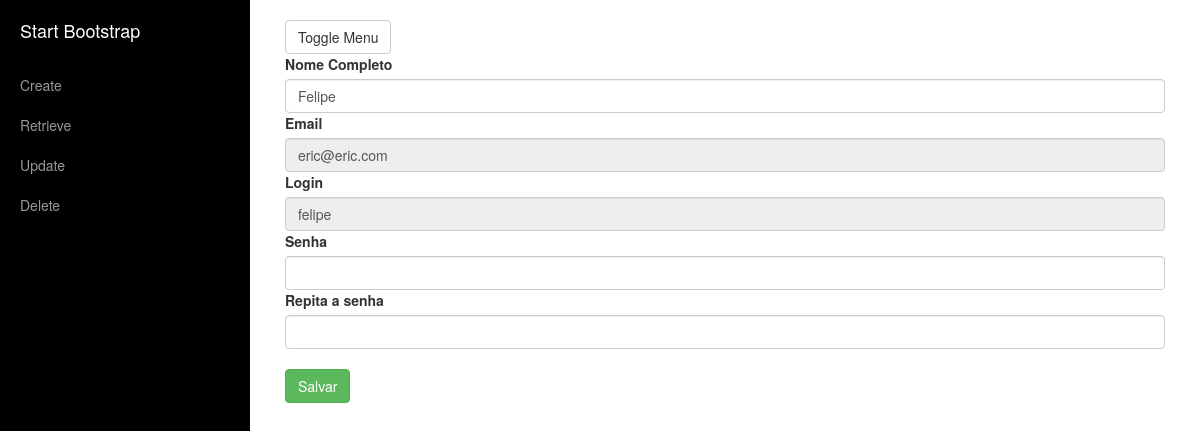
The page /crud/update/1 on the database its author committed.
### tables this page shows
CREATE TABLE IF NOT EXISTS `curso_ci` (
`id` int(11) NOT NULL,
  `nome` varchar(50) NOT NULL,
  `email` varchar(50) NOT NULL,
  `login` varchar(25) NOT NULL,
  `senha` varchar(32) NOT NULL
);

### application/views/crud.php (called while the page is built)
<?php
$this->load->view('includes/header');
$this->load->view('includes/menu');
if ($tela != '')
    $this->load->view('telas/' . $tela);
$this->load->view('includes/footer');

### application/controllers/crud.php (called while the page is built, shortened)
<?php
class Crud extends CI_Controller {
    public function __construct() {
        $this->load->helper('url');
        $this->load->helper('form');
        $this->load->helper('array');
        $this->load->library('form_validation');
        $this->load->library('session');
        $this->load->library('table');
        $this->load->model('crud_model');
    }
    public function update() {
        $dados = array(
            'titulo' => 'CRUD &raquo; Update',
            'tela' => 'update',
        );
        $this->load->view('crud', $dados);
    }
}

### index.php (called while the page is built, shortened)
<?php
require_once BASEPATH.'core/CodeIgniter.php';

### application/models/Crud_model.php (called while the page is built, shortened)
<?php
class Crud_model extends CI_Model {
    public function get_byid($id = NULL) {
        if ($id != NULL):
            $this->db->where('id', $id);
            $this->db->limit(1);
            return $this->db->get('curso_ci');
        else:
            return FALSE;
        endif;
    }
}

### application/views/telas/update.php (the view, shortened to what this page needs)
<?php
$iduser = $this->uri->segment(3);
$query = $this->crud_model->get_byid($iduser)->row();
echo form_open("crud/update/$iduser");
echo form_label('Nome Completo');
echo form_input(array('name' => 'nome'), set_value('nome', $query->nome), 'autofocus class="form-control"');
echo form_label('Email');
echo form_input(array('name' => 'email'), set_value('email', $query->email), 'disabled = "disabled" class="form-control"');
echo form_label('Login');
echo form_input(array('name' => 'login'), set_value('login', $query->login), 'disabled = "disabled" class="form-control"');
echo form_label('Senha');
echo form_password(array('name' => 'senha'), set_value('senha'), 'class="form-control"');
echo form_label('Repita a senha');
echo form_password(array('name' => 'senha2'), set_value('senha2'), 'class="form-control"');
echo '<br>';
echo form_submit(array('name' => 'cadastrar'), 'Salvar', 'class = "btn btn-success"');
echo form_close();

### application/views/includes/header.php (shortened to what this page needs)
<!DOCTYPE html>
<html lang="en">
    <head>
        <link href="<?php echo base_url('css/bootstrap.min.css'); ?>" rel="stylesheet">
        <link href="<?php echo base_url('css/simple-sidebar.css'); ?>" rel="stylesheet">
    </head>
    <body>

### application/views/includes/menu.php
<div id="wrapper">
    <div id="sidebar-wrapper">
        <ul class="sidebar-nav">
            <li class="sidebar-brand"><a href="#">Start Bootstrap</a></li>
            <li><?php echo anchor('crud/create', 'Create') ?></li>
            <li><?php echo anchor('crud/retrieve', 'Retrieve') ?></li>
            <li><?php echo anchor('crud/update', 'Update') ?></li>
            <li><?php echo anchor('crud/delete', 'Delete') ?></li>
        </ul>
    </div>
    <div id="page-content-wrapper">
        <div class="container-fluid">
            <div class="row">
                <div class="col-md-12">
                    <a href="#menu-toggle" class="btn btn-default" id="menu-toggle">Toggle Menu</a>

### application/views/includes/footer.php (shortened to what this page needs)
</div>
</div>
</div>
</div>
</div>
</body>
</html>

### css/simple-sidebar.css (style rules this page uses)
#wrapper { padding-left: 0; -webkit-transition: all 0.5s ease; -moz-transition: all 0.5s ease; -o-transition: all 0.5s ease; transition: all 0.5s ease; }
#sidebar-wrapper { z-index: 1000; position: fixed; left: 250px; width: 0; height: 100%; margin-left: -250px; overflow-y: auto; background: #000; -webkit-transition: all 0.5s ease; -moz-transition: all 0.5s ease; -o-transition: all 0.5s ease; transition: all 0.5s ease; }
#page-content-wrapper { width: 100%; position: absolute; padding: 15px; }
.sidebar-nav { position: absolute; top: 0; width: 250px; margin: 0; padding: 0; list-style: none; }
.sidebar-nav li { text-indent: 20px; line-height: 40px; }
.sidebar-nav li a { display: block; text-decoration: none; color: #999999; }
.sidebar-nav > .sidebar-brand { height: 65px; font-size: 18px; line-height: 60px; }
.sidebar-nav > .sidebar-brand a { color: #999999; }
@media (min-width:768px) { #wrapper { padding-left: 250px; } }
@media (min-width:768px) { #sidebar-wrapper { width: 250px; } }
@media (min-width:768px) { #page-content-wrapper { padding: 20px; position: relative; } }

### rows shown on the page
curso_ci: nome "Felipe", email "eric@eric.com", login "felipe"

### other values the page prints
anchor('crud/create', 'Create') "Create"
anchor('crud/retrieve', 'Retrieve') "Retrieve"
anchor('crud/update', 'Update') "Update"
anchor('crud/delete', 'Delete') "Delete"
form_label('Nome Completo') "Nome Completo"
form_label('Email') "Email"
form_label('Login') "Login"
form_label('Senha') "Senha"
form_label('Repita a senha') "Repita a senha"
